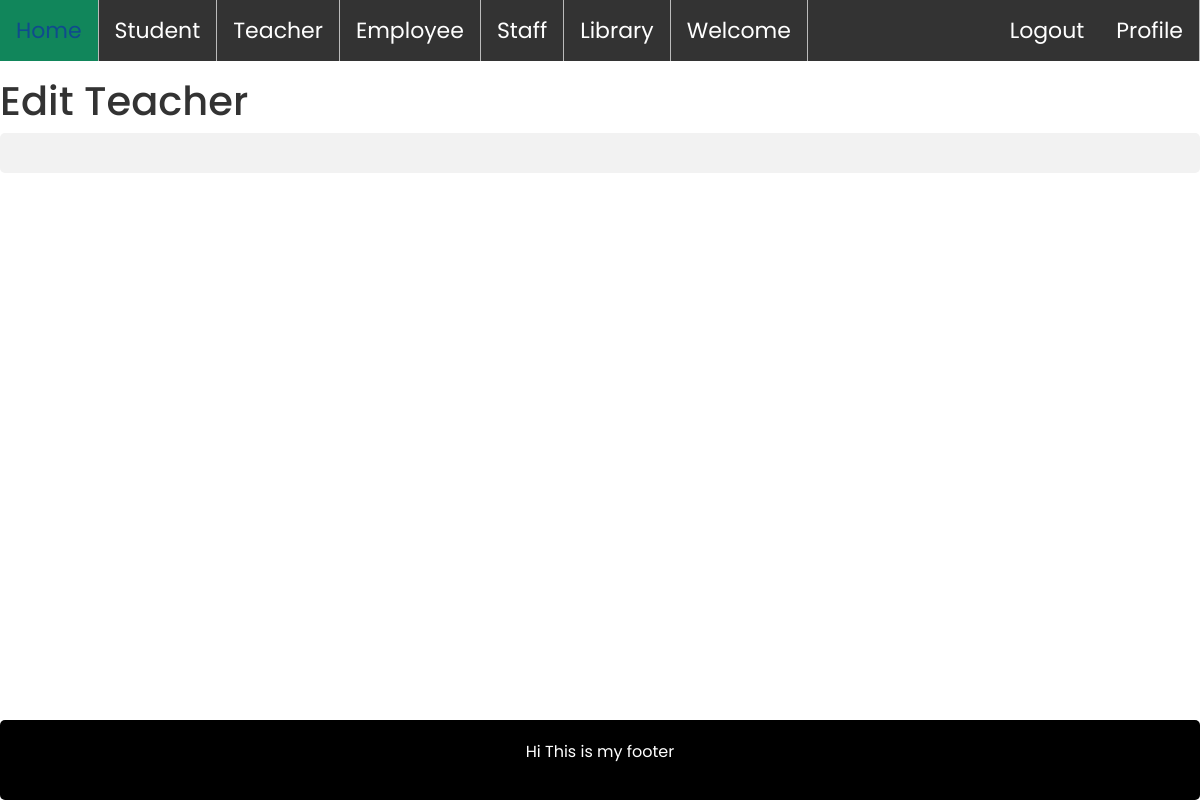
The app's page /editStaff/1 (signed in), older data.
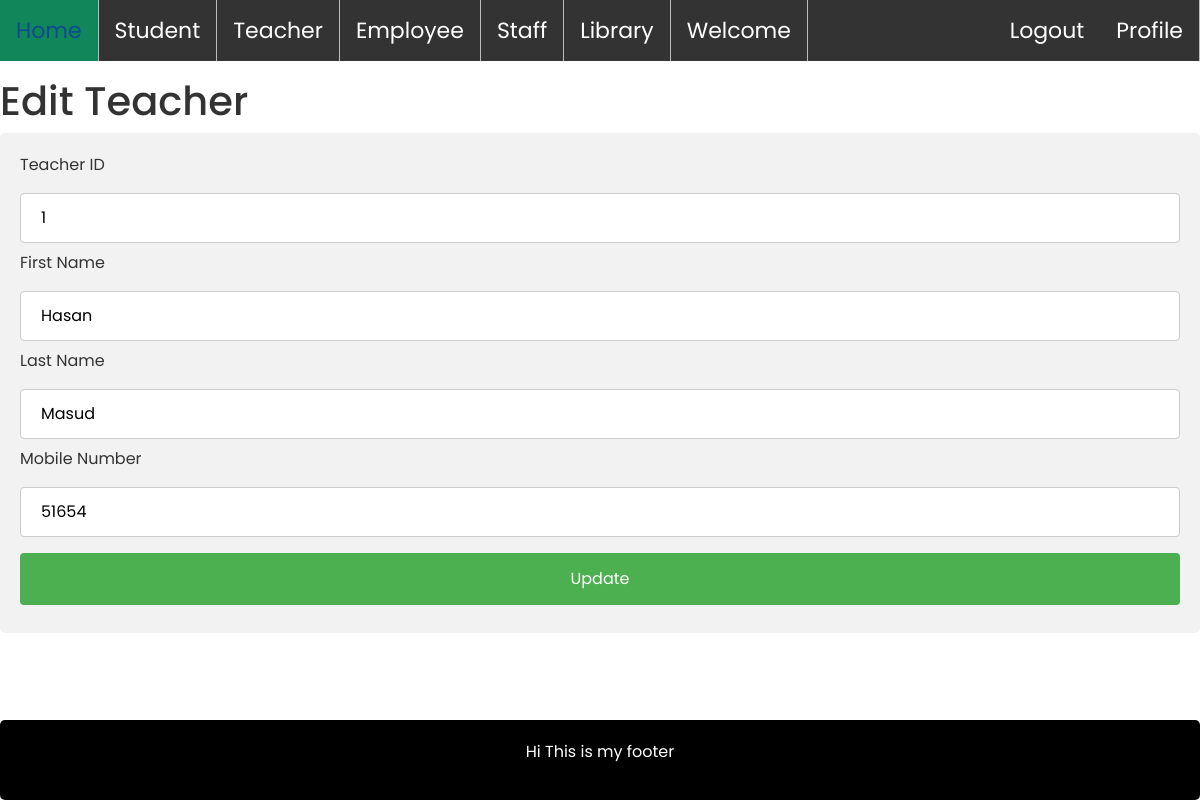
The same page, newer data.
### myApp/models.py (models this page shows, shortened)
class Staff_Model(models.Model):
    FirstName=models.CharField(max_length=100)
    LastName=models.CharField(max_length=100)
    Mobile=models.CharField(max_length=100)
    profile_pic=models.ImageField(upload_to="media/profile_pic",null=True)

### myProject/views.py (the view)
# urls.py: path('editStaff/<str:id>',views.editStaff,name="editStaff"),
@login_required
def editStaff(reqiest,id):
    staff=Staff_Model.objects.filter(id=id)
    context={
        'staff':staff,
    }
    return render(reqiest,"editStaff.html",context)

### Template/editStaff.html (shortened to what this page needs)
{% extends 'home.html' %}
{% block content %}
<h1>Edit Teacher</Details></h1>
<div>
    <form  action=" {% url 'updateStaff' %} "  method="post" enctype="multipart/form-data">
        {% for i in staff %}
        <label for="fname">Teacher ID</label>
        <input type="text"  value="{{i.id}}" name="staffid" placeholder="Your name.." required>
      <label for="fname">First Name</label>
      <input type="text" value="{{i.FirstName}}" name="firstname" placeholder="Your name.." required>
      <label >Last Name</label>
      <input type="text" value="{{i.LastName}}" name="lastname" placeholder="Your last name.." required>
      <label >Mobile Number</label>
      <input type="text" value="{{i.Mobile}}"  name="mobile" placeholder="Your Mobile Number.." required>
      <input type="submit" value="Update">
      {% endfor %}
    </form>
  </div>
{% endblock %}

Row changes from the older to the newer data that the page shows:
added Staff_Model: staffid "1", firstname "Hasan", lastname "Masud", mobile "51654"
